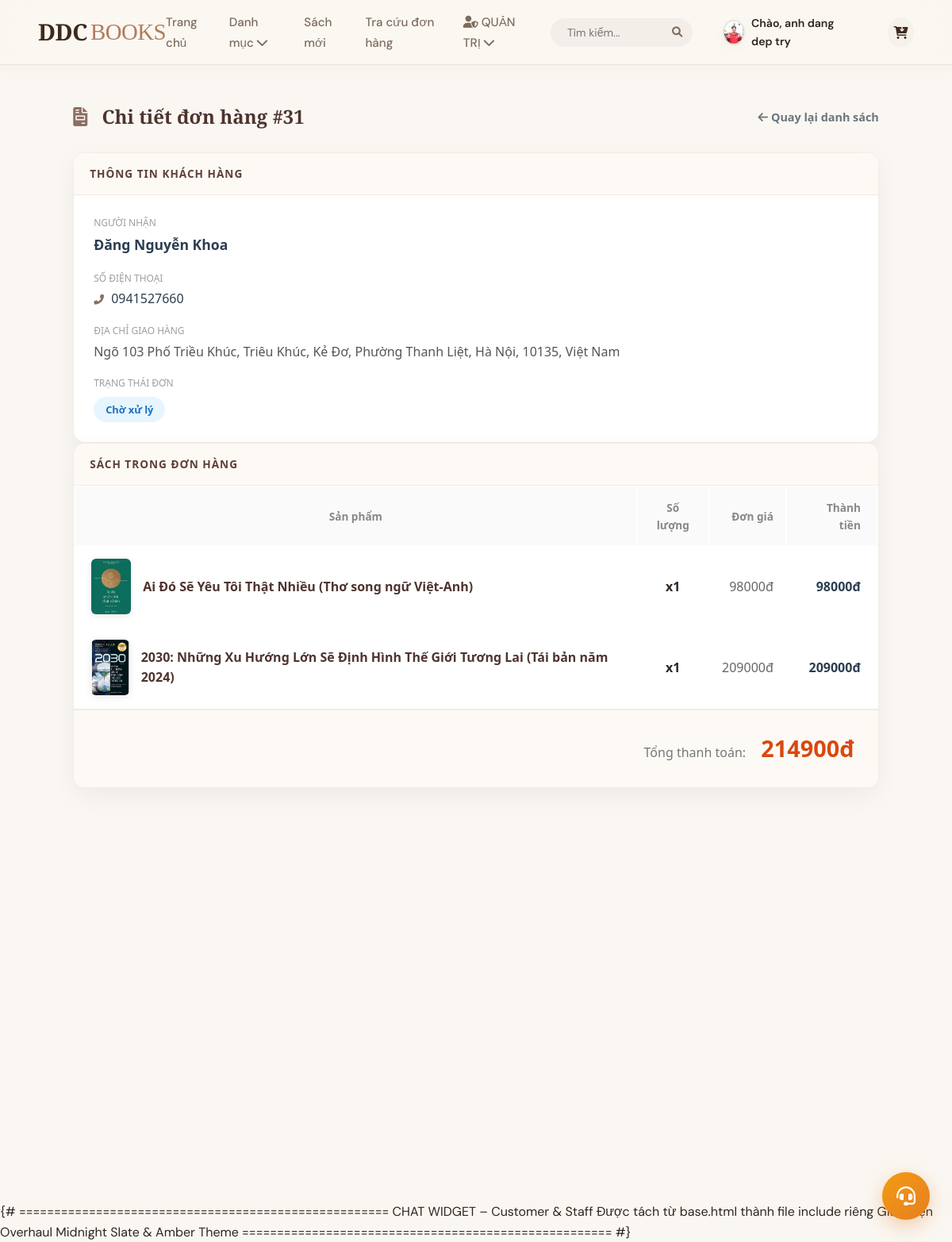
Page /staff/order/31/ (signed in) on the earlier database version.
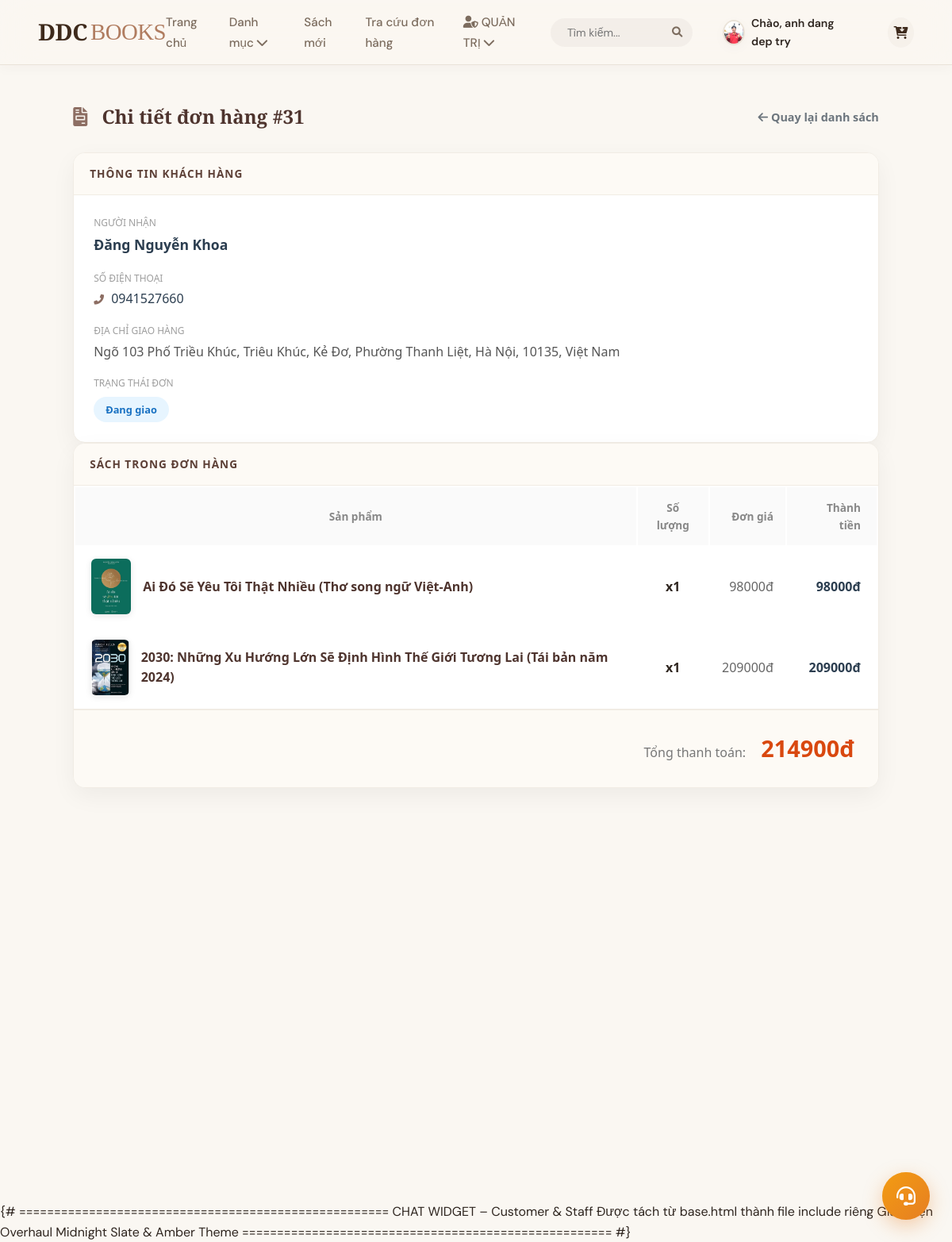
Same page on the later database version.
### app/models.py (models this page shows, shortened)
class Profile(models.Model):
    user = models.OneToOneField(User, on_delete=models.CASCADE, related_name='profile')
    avatar = models.ImageField(default='default.jpg', upload_to='profile_pics')
    phone = models.CharField(max_length=15, blank=True)
    address = models.TextField(blank=True, null=True)

class Order(models.Model):
    STATUS_CHOICES = (
        ('Pending',    'Chờ xử lý'),
        ('Confirmed',  'Đã xác nhận'),
        ('Shipped',    'Đang giao'),
        ('Received',   'Đã nhận hàng'),
        ('Cancelled',  'Đã hủy'),
    )
    user            = models.ForeignKey(User, on_delete=models.SET_NULL, null=True, blank=True)
    full_name       = models.CharField(max_length=255)
    phone           = models.CharField(max_length=20)
    address         = models.TextField()
    total_price     = models.DecimalField(max_digits=12, decimal_places=0)
    created_at      = models.DateTimeField(auto_now_add=True)
    status          = models.CharField(max_length=20, choices=STATUS_CHOICES, default='Pending')
    shipping_unit   = models.CharField(max_length=50, blank=True, null=True)
    coupon          = models.ForeignKey('Coupon', null=True, blank=True, on_delete=models.SET_NULL,
                                        related_name='orders', verbose_name='Mã giảm giá')
    discount_amount = models.DecimalField(max_digits=12, decimal_places=0, default=0,
                                          verbose_name='Số tiền giảm')

class OrderItem(models.Model):
    order = models.ForeignKey(Order, related_name='items', on_delete=models.CASCADE)
    book = models.ForeignKey(Book, on_delete=models.CASCADE)
    quantity = models.IntegerField(default=1)
    price = models.DecimalField(max_digits=12, decimal_places=0)
    @property
    def get_total_item(self):
        return self.quantity * self.price

class Book(models.Model):
    title = models.CharField(max_length=200)
    author = models.CharField(max_length=100)
    price = models.DecimalField(max_digits=10, decimal_places=0)
    category = models.ForeignKey(Category, on_delete=models.SET_NULL, null=True, related_name='books')
    stock = models.IntegerField(default=0)
    release_date = models.DateField(default=timezone.now)
    wishlist = models.ManyToManyField(User, related_name="favorite_books", blank=True)
    description = models.TextField(blank=True, null=True)
    image = models.ImageField(upload_to='books/', blank=True, null=True)
    sold_count = models.IntegerField(default=0)

### app/views/staff.py (the view)
# urls.py: path('staff/order/<int:order_id>/',           views.staff_order_detail, name='staff_order_detail'),
@user_passes_test(is_staff)
def staff_order_detail(request, order_id):
    order = get_object_or_404(Order, id=order_id)
    items = OrderItem.objects.filter(order=order)
    return render(request, 'app/staff_order_detail.html', {'order': order, 'items': items})

### app/context_processors.py (called while the page is built)
def categories_processor(request):
    return {
        'categories': Category.objects.all()
    }

### app/views/staff.py (called while the page is built)
def is_staff(user):
    return user.groups.filter(name='Staff').exists() or user.is_superuser

### app/templates/app/staff_order_detail.html (shortened to what this page needs)
{% extends 'app/base.html' %}
{% load static %}
{% block content %}
<div class="container" style="margin-top: 50px; margin-bottom: 80px; font-family: 'Segoe UI', Tahoma, Geneva, Verdana, sans-serif;">
    <div style="display: flex; align-items: center; justify-content: space-between; margin-bottom: 30px;">
        <h2 style="font-family: 'Playfair Display', serif; color: #4e342e; margin: 0; font-weight: 700;">
            <i class="fas fa-file-invoice" style="margin-right: 12px; color: #8d6e63;"></i> Chi tiết đơn hàng #{{ order.id }}
        </h2>
        <a href="{% url 'manage_orders' %}" style="text-decoration: none; color: #6c757d; font-size: 0.9rem; font-weight: 600;">
            <i class="fas fa-arrow-left"></i> Quay lại danh sách
        </a>
    </div>
    <div class="row">
        <div class="col-md-4">
            <div style="background: white; border-radius: 15px; box-shadow: 0 10px 30px rgba(0,0,0,0.05); border: 1px solid #f1ece4; overflow: hidden;">
                <div style="background: #fdfaf5; padding: 15px 20px; border-bottom: 1px solid #f1ece4; color: #5d4037; font-weight: 700; text-transform: uppercase; font-size: 0.85rem; letter-spacing: 1px;">
                    Thông tin khách hàng
                </div>
                <div class="card-body" style="padding: 25px;">
                    <div style="margin-bottom: 18px;">
                        <label style="display: block; font-size: 0.75rem; color: #9e9e9e; text-transform: uppercase; margin-bottom: 4px;">Người nhận</label>
                        <span style="font-weight: 600; color: #2c3e50; font-size: 1.1rem;">{{ order.full_name }}</span>
                    </div>
                    <div style="margin-bottom: 18px;">
                        <label style="display: block; font-size: 0.75rem; color: #9e9e9e; text-transform: uppercase; margin-bottom: 4px;">Số điện thoại</label>
                        <span style="color: #2c3e50; font-weight: 500;"><i class="fas fa-phone-alt" style="font-size: 0.8rem; margin-right: 5px; color: #8d6e63;"></i> {{ order.phone }}</span>
                    </div>
                    <div style="margin-bottom: 18px;">
                        <label style="display: block; font-size: 0.75rem; color: #9e9e9e; text-transform: uppercase; margin-bottom: 4px;">Địa chỉ giao hàng</label>
                        <span style="color: #555; line-height: 1.5; display: block;">{{ order.address }}</span>
                    </div>
                    <div>
                        <label style="display: block; font-size: 0.75rem; color: #9e9e9e; text-transform: uppercase; margin-bottom: 8px;">Trạng thái đơn</label>
                        <span style="padding: 6px 15px; border-radius: 20px; font-size: 0.8rem; font-weight: 700; background: #e7f5ff; color: #1971c2; display: inline-block;">
                            {{ order.get_status_display }}
                        </span>
                    </div>
                </div>
            </div>
        </div>
        <div class="col-md-8">
            <div style="background: white; border-radius: 15px; box-shadow: 0 10px 30px rgba(0,0,0,0.05); border: 1px solid #f1ece4; overflow: hidden;">
                <div style="background: #fdfaf5; padding: 15px 20px; border-bottom: 1px solid #f1ece4; color: #5d4037; font-weight: 700; text-transform: uppercase; font-size: 0.85rem; letter-spacing: 1px;">
                    Sách trong đơn hàng
                </div>
                <div class="card-body" style="padding: 0;">
                    <table class="table" style="margin-bottom: 0; vertical-align: middle;">
                        <thead style="background: #fafafa;">
                            <tr>
                                <th style="border: none; padding: 15px 20px; color: #888; font-weight: 600; font-size: 0.85rem;">Sản phẩm</th>
                                <th style="border: none; padding: 15px; color: #888; font-weight: 600; font-size: 0.85rem; text-align: center;">Số lượng</th>
                                <th style="border: none; padding: 15px; color: #888; font-weight: 600; font-size: 0.85rem; text-align: right;">Đơn giá</th>
                                <th style="border: none; padding: 15px 20px; color: #888; font-weight: 600; font-size: 0.85rem; text-align: right;">Thành tiền</th>
                            </tr>
                        </thead>
                        <tbody>
                            {% for item in items %}
                            <tr style="border-bottom: 1px solid #f8f9fa;">
                                <td style="padding: 15px 20px;">
                                    <div style="display: flex; align-items: center; gap: 15px;">
                                        <div style="width: 50px; height: 70px; border-radius: 6px; overflow: hidden; box-shadow: 0 2px 8px rgba(0,0,0,0.1);">
                                            <img src="{% if item.book.image %}{{ item.book.image.url }}{% endif %}" style="width: 100%; height: 100%; object-fit: cover;">
                                        </div>
                                        <span style="font-weight: 600; color: #4e342e;">{{ item.book.title }}</span>
                                    </div>
                                </td>
                                <td style="padding: 15px; text-align: center; font-weight: 600;">x{{ item.quantity }}</td>
                                <td style="padding: 15px; text-align: right; color: #666;">{{ item.price }}đ</td>
                                <td style="padding: 15px 20px; text-align: right; font-weight: 700; color: #2c3e50;">
                                    {{ item.get_total_item }}đ
                                </td>
                            </tr>
                            {% endfor %}
                        </tbody>
                    </table>
                    <div style="background: #fdfaf5; padding: 25px 30px; text-align: right; border-top: 2px solid #f1ece4;">
                        <span style="color: #777; font-size: 1rem; margin-right: 15px;">Tổng thanh toán:</span>
                        <span style="font-size: 1.8rem; font-weight: 800; color: #d9480f;">{{ order.total_price }}đ</span>
                    </div>
                </div>
            </div>
        </div>
    </div>
</div>
{% endblock %}

### app/templates/app/base.html (shortened to what this page needs)
{% load static %}
<!DOCTYPE html>
<html lang="vi">
  <head>
    <link rel="stylesheet" href="https://cdnjs.cloudflare.com/ajax/libs/font-awesome/6.0.0/css/all.min.css" />
    <link rel="stylesheet" href="{% static 'app/css/style.css' %}?v={% now 'U' %}" />
    <link rel="stylesheet" href="https://cdnjs.cloudflare.com/ajax/libs/animate.css/4.1.1/animate.min.css" />
  </head>
  <body>
    <header>
    <div class="container header-flex">
        <a href="{% url 'home' %}" class="logo">DDC <span>BOOKS</span></a>
        <nav>
            <ul class="menu-links">
                <li>
                    <a href="{% url 'home' %}">Trang chủ</a>
                </li>
                <li class="dropdown">
                    <a href="#">Danh mục <i class="fas fa-chevron-down"></i></a>
                </li>
                <li>
                    <a href="{% url 'home' %}?filter=new" {% if request.GET.filter == 'new' %}class="active"{% endif %}>Sách mới</a>
                </li>
                <li>
                    <a href="{% url 'track_order_guest' %}">Tra cứu đơn hàng</a>
                </li>
                {% if user.is_staff %}
                <li class="dropdown">
                    <a href="#" class="admin-trigger">
                        <i class="fas fa-user-shield"></i> QUẢN TRỊ <i class="fas fa-chevron-down"></i>
                    </a>
                </li>
                {% else %}
                <li>
                    <a href="#">Liên hệ</a>
                </li>
                {% endif %}
                <li class="header-search-item">
                    <form action="{% url 'home' %}" method="GET" class="header-search-box">
                        <div class="search-wrapper">
                            <input type="text" name="q" placeholder="Tìm kiếm..." value="{{ request.GET.q|default:'' }}">
                            <button type="submit"><i class="fas fa-search"></i></button>
                        </div>
                    </form>
                </li>
            </ul>
            <div class="auth-box">
                {% if user.is_authenticated %}
                <div class="user-dropdown">
                    <div class="avatar-small">
                        <img src="{{ user.profile.avatar.url }}" alt="Avatar" />
                    </div>
                    <span>Chào, {{ user.first_name }}</span>
                </div>
                {% else %}
                <div class="log_sign-group">
                    <span class="nav-slider"></span>
                    <a href="{% url 'signup' %}" class="auth-link" id="link-signup">Đăng ký</a>
                    <a href="{% url 'login' %}" class="auth-link" id="link-login">Đăng nhập</a>
                </div>
                {% endif %}
            </div>
            <a href="{% url 'cart_detail' %}" class="cart-link">
                <i class="fa-solid fa-cart-arrow-down"></i>
            </a>
        </nav>
    </div>
</header>
   <main>
    <div class="content-wrapper">
        <div class="container">
            <div class="main-layout">
                <div class="content-area">
                    <div class="main-books-content">
                        {% block content %}
                        {% endblock %}
                    </div>
                </div>
            </div>
        </div>
    </div>
</main>
  {% include 'app/includes/chat_widget.html' %}
  </body>
</html>

### app/templates/app/includes/chat_widget.html (shortened to what this page needs)
{% load static %}
{# =====================================================
   CHAT WIDGET – Customer & Staff
   Được tách từ base.html thành file include riêng
   Giao diện Overhaul Midnight Slate & Amber Theme
   ===================================================== #}
<link rel="stylesheet" href="{% static 'app/css/chat.css' %}?v=2">
<button id="chat-bubble-btn" onclick="chatToggle()" title="Chat hỗ trợ">
  <i class="fas {% if user.is_staff %}fa-headset{% else %}fa-comments{% endif %}" id="chat-bubble-icon"></i>
</button>

### app/static/app/css/chat.css (style rules this page uses)
:root { --bg-slate-900-glass: rgba(15, 23, 42, 0.93); --bg-slate-800: rgba(30, 41, 59, 0.85); --bg-slate-800-solid: #1e293b; --bg-slate-950: #090d16; --color-primary-amber: #e67e22; --color-primary-amber-light: #f39c12; --color-ai-cyan: #06b6d4; --color-ai-blue: #3b82f6; --border-glowing: rgba(255, 255, 255, 0.08); --border-radius-panel: 24px; --border-radius-card: 16px; --text-light-slate: #f8fafc; --text-muted-slate: #94a3b8; --text-dark: #0f172a; }
#chat-bubble-btn { position: fixed; bottom: 28px; right: 28px; width: 60px; height: 60px; border-radius: 50%; background: linear-gradient(135deg, var(--color-primary-amber-light), var(--color-primary-amber)); border: none; cursor: pointer; box-shadow: 0 8px 24px rgba(230, 126, 34, 0.35); display: flex; align-items: center; justify-content: center; z-index: 9998; transition: transform 0.25s ease, box-shadow 0.25s ease; }
#chat-bubble-btn::after { content: ''; position: absolute; width: 100%; height: 100%; border-radius: 50%; background: inherit; z-index: -1; opacity: 0.4; animation: bubble-pulse 3s cubic-bezier(0.165, 0.84, 0.44, 1) infinite; }
#chat-bubble-btn i { font-size: 1.5rem; color: #fff; transition: transform 0.2s ease; }

Differences in the rows shown:
changed Order "Đăng Nguyễn Khoa": status "Chờ xử lý" → "Đang giao"
